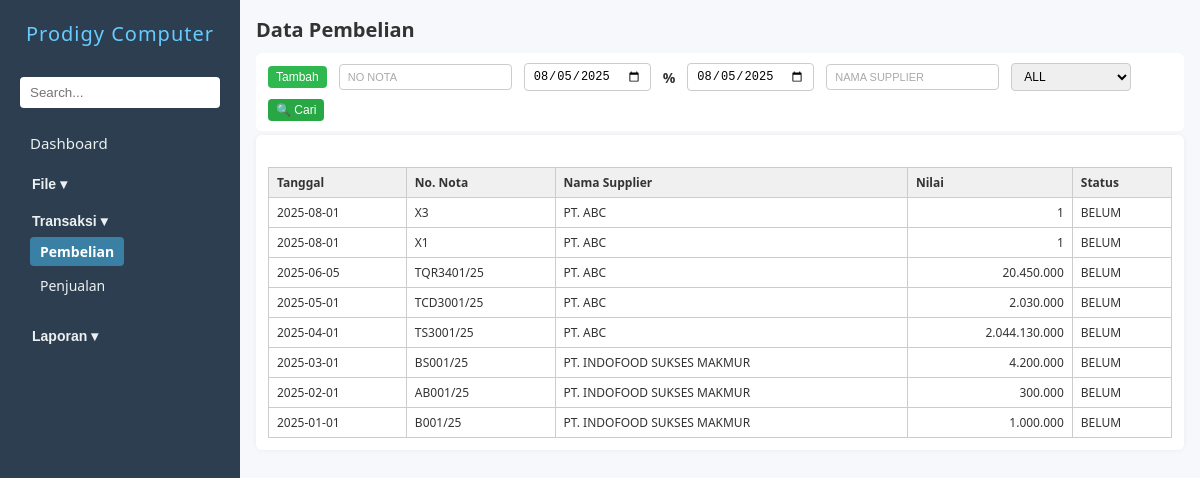
/pembelian.php, run on an earlier commit of the app's database.
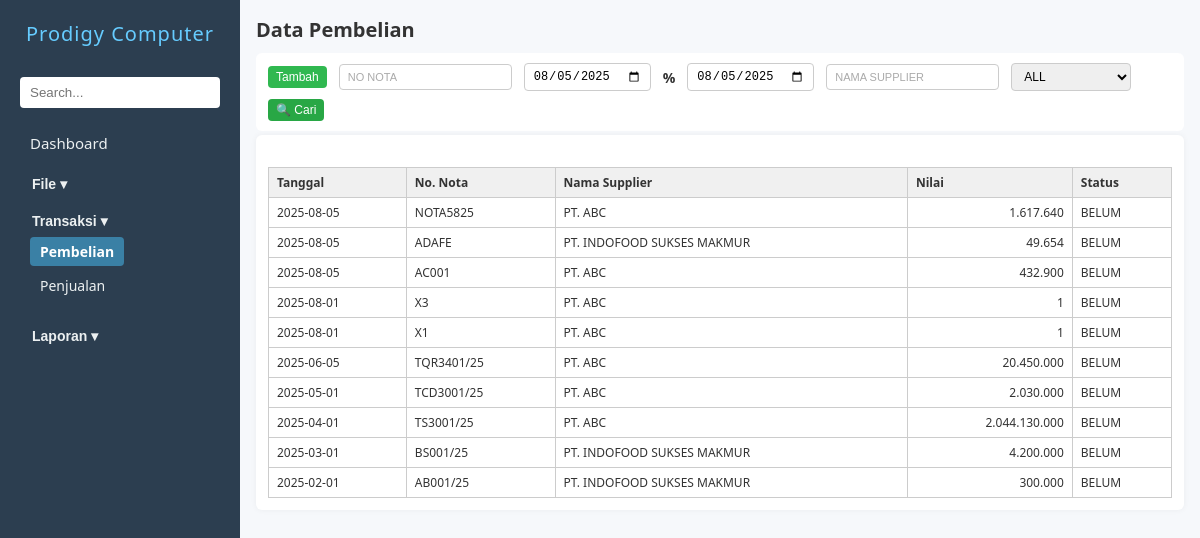
And on a later commit of the database.
### tables this page shows
CREATE TABLE `zbeli` (
  `nonota` char(30) DEFAULT NULL,
  `tgl` date DEFAULT NULL,
  `kodesup` char(10) DEFAULT NULL,
  `kodegd` char(10) NOT NULL,
  `nilai` double DEFAULT 0,
  `lunas` int(11) DEFAULT 0,
  `tgltempo` date DEFAULT NULL
);

CREATE TABLE `zsupplier` (
  `kodesup` char(10) NOT NULL,
  `namasup` tinytext NOT NULL,
  `alamat` tinytext NOT NULL,
  `kota` tinytext NOT NULL,
  `ktp` char(20) NOT NULL,
  `npwp` char(30) NOT NULL
);

### pembelian.php (the view, shortened to what this page needs)
<?php
include 'koneksi.php';
$query = mysqli_query($conn, "
    SELECT zbeli.tgl, zbeli.nonota, zsupplier.namasup, zbeli.nilai, zbeli.lunas
    FROM zbeli
    JOIN zsupplier ON zbeli.kodesup = zsupplier.kodesup
    ORDER BY zbeli.tgl DESC, zbeli.nonota DESC
    LIMIT 10
");
?>
<!DOCTYPE html>
<html lang="en">
<head>
    <link rel="stylesheet" href="navbar.css" />
    <link rel="stylesheet" href="form.css" />
</head>
<body>
    <?php include 'navbar.php'; ?>
    <main>
        <h2>Data Pembelian</h2>
        <div class="action-bar">
            <button type="button" name="btnTambah" id="btnTambah" class="action-btn tambah" onclick="window.location.href='inputpembelian.php'">Tambah</button>
            <input type="text" name="noNota" id="inputNoNota" placeholder="No Nota" style="text-transform: uppercase;">
            <input type="date" name="tgl1" id="inputTgl1">
            <span>%</span>
            <input type="date" name="tgl2" id="inputTgl2">
            <div style="position: relative;">
                <input type="text" name="namasup" id="inputNamasup" placeholder="Nama supplier" autocomplete="off" style="text-transform: uppercase;">
            </div>
            <select name="statusBayar" id="statusBayar">
                <option value="all">ALL</option>
            </select>
            <button type="button" name="btnSearch" id="btnSearch" class="action-btn cari" onclick="triggerSearch()">🔍 Cari</button>
        </div>
        <form id="pembelianForm" action="prosespembelian.php" method="POST" enctype="multipart/form-data" onsubmit="return validateForm()">
            <div id="tabelHasil" class="form-grid" style="margin-top: 20px;">
                <table class="tabel-hasil">
                    <thead>
                        <tr>
                            <th>Tanggal</th>
                            <th>No. Nota</th>
                            <th>Nama Supplier</th>
                            <th>Nilai</th>
                            <th>Status</th>
                        </tr>
                    </thead>
                    <tbody>
                        <?php while ($row = mysqli_fetch_assoc($query)): ?>
                            <tr onclick="tampilkanKonfirmasiEdit('<?= $row['nonota'] ?>')">
                                <td><?= $row['tgl'] ?></td>
                                <td><?= $row['nonota'] ?></td>
                                <td><?= $row['namasup'] ?></td>
                                <td style="text-align: right;"><?= number_format($row['nilai'], 0, ',', '.') ?></td>
                                <td><?= $row['lunas'] ? 'LUNAS' : 'BELUM' ?></td>
                            </tr>
                        <?php endwhile; ?>
                    </tbody>
                </table>
            </div>
        </form>
    </main>
</body>
</html>

### navbar.php (shortened to what this page needs)
<?php
$current = basename($_SERVER['PHP_SELF']);
$isFile = in_array($current, ['barang.php', 'supplier.php', 'kustomer.php', 'sales.php','gudang.php', 'group.php']);
$isTransaksi = in_array($current, ['pembelian.php', 'penjualan.php', 'inputpembelian.php', 'editpembelian.php']);
$isLaporan = in_array($current, [
  'LaporanStok.php', 'LaporanPenjualan.php', 'LaporanSupplier.php',
  'LaporanPembelian.php', 'LaporanKustomer.php'
]);
?>
<div class="sidebar" id="sidebarMenu">
    <h1>Prodigy Computer</h1>
    <input type="search" placeholder="Search...">
    <div class="nav-section">
        <a href="dashboard.php" class="nav-link-dasboard">Dashboard</a>
    </div>
    <div class="nav-section">
    <button class="dropdown-toggle <?= $isFile ? 'active-dropdown' : '' ?>" onclick="toggleDropdown('fileDropdown', this)">File ▾</button>
    </div>
    <div class="nav-section">
    <button class="dropdown-toggle <?= $isTransaksi ? 'active-dropdown' : '' ?>" onclick="toggleDropdown('transaksiDropdown', this)">Transaksi ▾</button>
    <div class="dropdown-content <?= $isTransaksi ? 'show' : '' ?>" id="transaksiDropdown">
        <a href="pembelian.php" class="<?= in_array($current, ['pembelian.php', 'inputpembelian.php', 'editpembelian.php']) ? 'active-link' : '' ?>">Pembelian</a>
        <a href="penjualan.php" class="<?= $current == 'penjualan.php' ? 'active-link' : '' ?>">Penjualan</a>
    </div>
    </div>
    <div class="nav-section">
    <button class="dropdown-toggle <?= $isLaporan ? 'active-dropdown' : '' ?>" onclick="toggleDropdown('laporanDropdown', this)">Laporan ▾</button>
    </div>
</div>

### navbar.css (style rules this page uses)
.sidebar { width: 240px; background: #2c3e50; color: #fff; display: flex; flex-direction: column; padding: 20px; overflow-y: auto; }
.sidebar h1 { font-size: 20px; margin-bottom: 30px; text-align: center; font-weight: 500; letter-spacing: 1px; color: #66ccff; }
.sidebar input[type="search"] { width: 100%; padding: 8px 10px; border-radius: 4px; border: none; margin-bottom: 20px; }
.nav-section { display: flex; flex-direction: column; align-items: flex-start; background-color: #2c3e50; width: 185px; color: #fff; margin-bottom: 5px; }
.nav-section a { text-decoration: none; color: #ecf0f1; padding: 5px 10px; margin-bottom: 5px; font-size: 15px; width: 100%; border-radius: 4px; transition: background-color 0.2s ease; }
.dropdown-toggle { background: none; border: none; color: #ecf0f1; padding: 8px 12px; width: 100%; text-align: left; font-size: 14px; cursor: pointer; font-weight: bold; }
.dropdown-content { display: none; flex-direction: column; padding-left: 10px; margin-bottom: 10px; }
.dropdown-content a { font-size: 14px; padding: 5px 10px; }
.dropdown-content.show { display: flex; }
.active-link { background-color: #42a5d6a4; color: white !important; font-weight: bold; }

### form.css (style rules this page uses)
* { box-sizing: border-box; margin: 0; padding: 0; }
body { font-family: "Segoe UI", Tahoma, Geneva, Verdana, sans-serif; display: flex; height: 100vh; background: #f6f8fb; color: #333; }
main { padding: 1rem; flex: 1; overflow-y: auto; }
h2 { margin-bottom: 10px; font-size: 20px; }
form { background: #fff; padding: 12px; border-radius: 6px; box-shadow: 0 0 6px rgba(0, 0, 0, 0.05); }
#btnTambah { background-color: #30b850; }
.tabel-hasil { width: 100%; border-collapse: collapse; font-size: 14px; margin-top: 10px; }
.tabel-hasil th, .tabel-hasil td { border: 1px solid #ccc; padding: 8px 10px; text-align: left; }
.tabel-hasil th { background-color: #f0f0f0; font-weight: bold; }
a { text-decoration: none; color: #007bff; }
.sidebar { transition: left 0.3s ease; }
.action-bar { display: flex; flex-wrap: wrap; align-items: center; gap: 8px 12px; margin-bottom: 4px; background-color: #fff; padding: 10px 12px; border-radius: 6px; }
.action-bar input[type="text"], .action-bar input[type="date"], .action-bar select { padding: 5px 8px; font-size: 12px; border: 1px solid #ccc; border-radius: 4px; min-width: 120px; }
.action-bar input[type="text"]::placeholder { font-size: 11px; color: #aaa; }
.action-bar span { font-size: 14px; font-weight: bold; }
.action-bar .action-btn { padding: 4px 8px; font-size: 12px; border: none; color: white; border-radius: 4px; cursor: pointer; transition: 0.3s ease; }
.action-bar .action-btn.tambah { background-color: #30b850; }
.action-bar .action-btn.cari { background-color: #28a745; }
.tabel-hasil { width: 100%; border-collapse: collapse; margin-top: 1em; font-size: 12px; border: 1px solid #ccc; }
.tabel-hasil th, .tabel-hasil td { padding: 6px 8px; border: 1px solid #ccc; text-align: left; background-color: #fff; }
.tabel-hasil th { background-color: #f0f0f0; font-weight: bold; color: #333; }

What changed in the data, as far as the page shows it:
no longer on this page (row edited): zbeli: tgl "2025-01-01", nonota "B001/25", zsupplier.namasup "PT. INDOFOOD SUKSES MAKMUR", nilai "1.000.000", lunas "BELUM"
added zbeli: tgl "2025-08-05", nonota "NOTA5825", zsupplier.namasup "PT. ABC", nilai "1.617.640", lunas "BELUM"
added zbeli: tgl "2025-08-05", nonota "ADAFE", zsupplier.namasup "PT. INDOFOOD SUKSES MAKMUR", nilai "49.654", lunas "BELUM"
added zbeli: tgl "2025-08-05", nonota "AC001", zsupplier.namasup "PT. ABC", nilai "432.900", lunas "BELUM"
